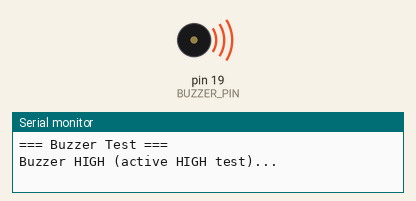
This sketch was run on a simulated Arduino Uno, built with avr-gcc and run on an emulated ATmega328P. On the bench: buzzer (waves = sounding, pin HIGH), the last lines printed to the serial monitor.

Above: at 1.0 s.
At 3.5 s:
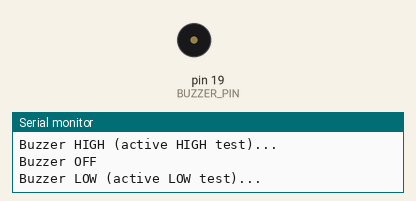
Timing chart, 0 to 7.8 s (numbered marks = the images above):
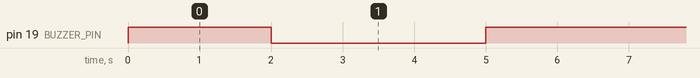

Measured:
- by itself, pin 19 (BUZZER_PIN): repeats every 6.0 s: LOW 3.0 s, HIGH 3.0 s

The sketch:

buzzer_test.ino
```cpp
// Buzzer test — cycles through HIGH and LOW to find which triggers your module

#define BUZZER_PIN 19

void setup() {
  Serial.begin(115200);
  pinMode(BUZZER_PIN, OUTPUT);
  digitalWrite(BUZZER_PIN, LOW);
  Serial.println("\n=== Buzzer Test ===\n");
}

void loop() {
  Serial.println("Buzzer HIGH (active HIGH test)...");
  digitalWrite(BUZZER_PIN, HIGH);
  delay(2000);

  Serial.println("Buzzer OFF");
  digitalWrite(BUZZER_PIN, LOW);
  delay(1000);

  Serial.println("Buzzer LOW (active LOW test)...");
  digitalWrite(BUZZER_PIN, LOW);
  delay(2000);

  Serial.println("Buzzer OFF (HIGH)");
  digitalWrite(BUZZER_PIN, HIGH);
  delay(1000);

  Serial.println("--- Cycle done, repeating ---\n");
}
```
